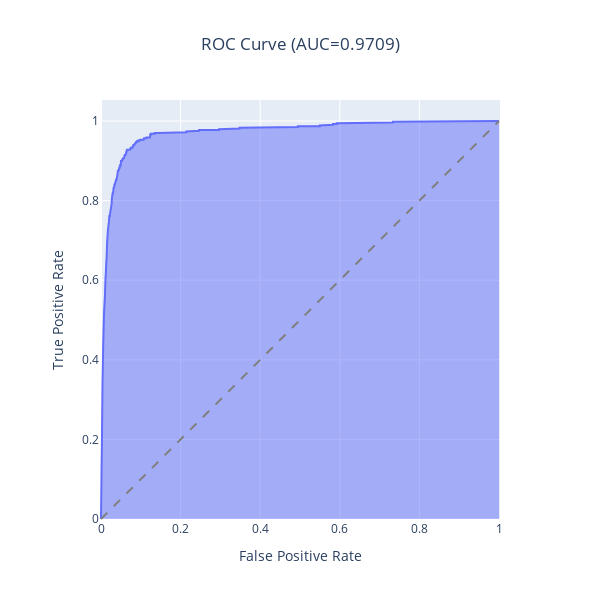

The cell this chart's notebook holds for it:
### Code cell
# CREATE ROC CURVE TO SELECT THRESHOLD

from eppi_text_classification.predict import predict_scores
from eppi_text_classification.plotly_roc import plotly_roc

y_test_pred_probs = predict_scores(model, X_test)
# print(y_test_pred_probs)
plotly_roc(y_test, y_test_pred_probs)

### Figure 1 — Plotly figure (JSON) as saved in the notebook; plotly's stock layout.template omitted (floating-point values rounded to 4 significant figures; data arrays with more than 128 entries replaced by an {"elided": "..."} marker saying what was removed)
{"data": [{"customdata": {"elided": "939x1 str values"}, "fillpattern": {"shape": ""}, "hovertemplate": "False Positive Rate=%{x}<br>True Positive Rate=%{y}<br>Threshold=%{customdata[0]}<extra></extra>", "legendgroup": "", "line": {"color": "#636efa"}, "marker": {"symbol": "circle"}, "mode": "lines", "name": "", "orientation": "v", "showlegend": false, "stackgroup": "1", "type": "scatter", "x": {"elided": "939 float values"}, "xaxis": "x", "y": {"elided": "939 float values"}, "yaxis": "y"}], "layout": {"height": 600, "legend": {"tracegroupgap": 0}, "shapes": [{"line": {"color": "grey", "dash": "dash"}, "type": "line", "x0": 0, "x1": 1, "y0": 0, "y1": 1}], "title": {"text": "ROC Curve (AUC=0.9709)", "x": 0.5, "xanchor": "center"}, "width": 600, "xaxis": {"anchor": "y", "constrain": "domain", "domain": [0, 1], "title": {"text": "False Positive Rate"}}, "yaxis": {"anchor": "x", "domain": [0, 1], "scaleanchor": "x", "scaleratio": 1, "title": {"text": "True Positive Rate"}}}}
